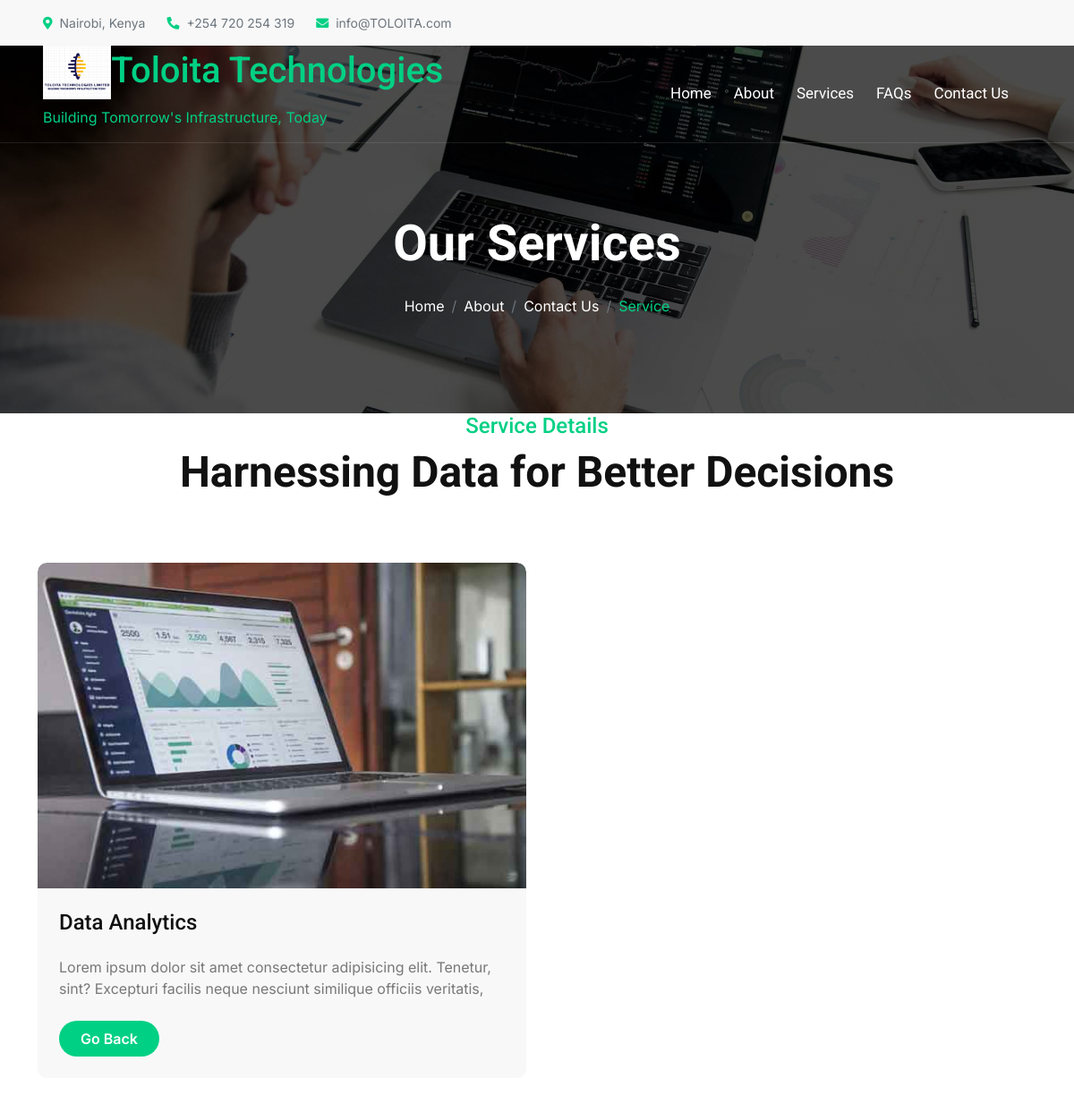
Before: /service_detail/1/ (upper part) with the older database file.
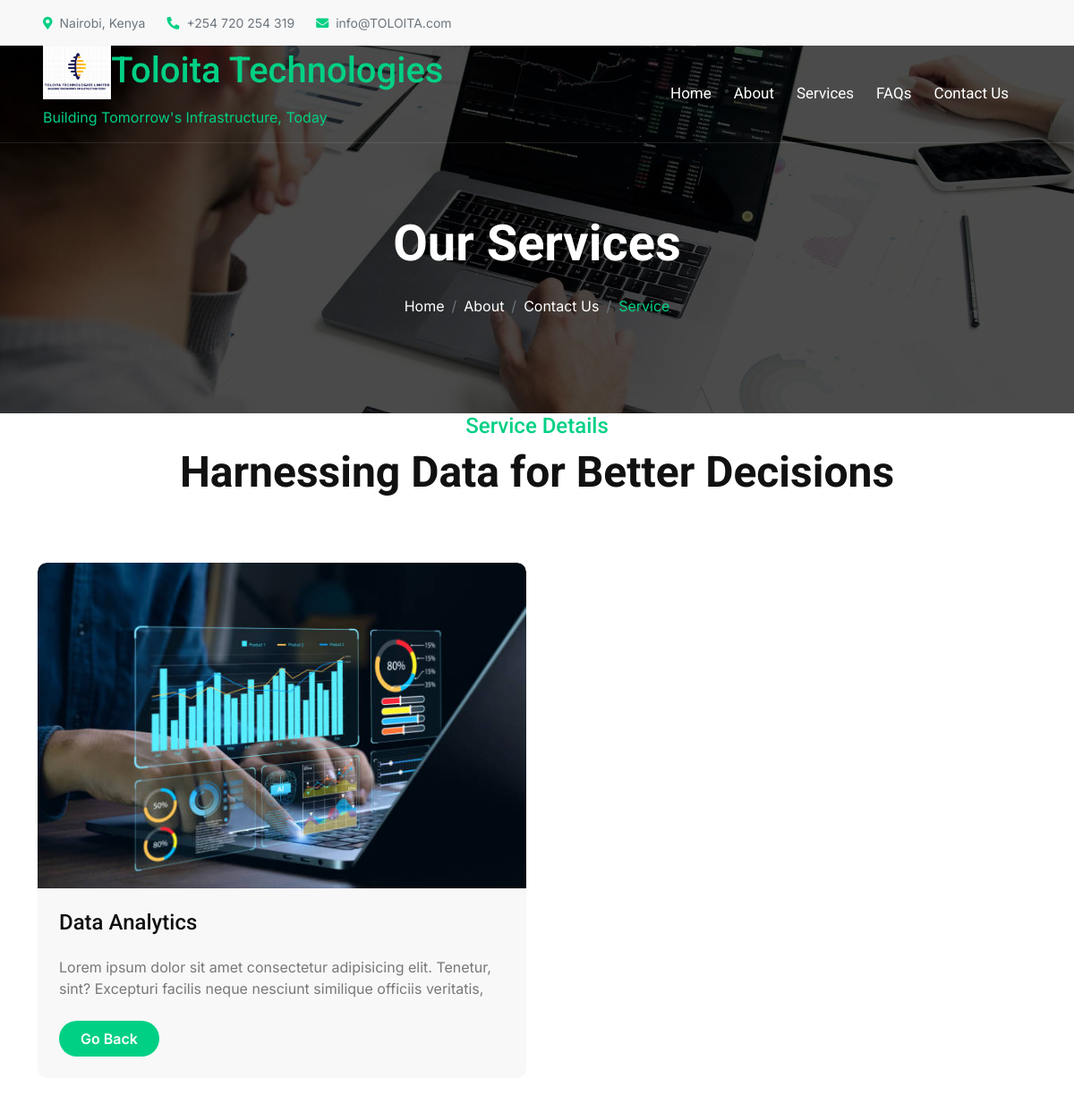
After: the same page with the newer database file.
### core/models.py (models this page shows, shortened)
class Service(models.Model):
    image = models.ImageField(upload_to="services/", null=True, blank=True)
    title = models.CharField(max_length=120)
    description = models.TextField()

### core/views.py (the view)
# urls.py: path('service_detail/<int:id>/', views.service_detail, name='service_detail'),
def service_detail(request, id):
    service = Service.objects.get(id=id)
    context = {
        'service': service,
    }
    return render(request, 'service_detail.html', context)

### core/templates/service_detail.html (shortened to what this page needs)
{% extends 'base.html' %}
{% load static %}
{% block content %}
            <div class="container-fluid bg-breadcrumb">
                <div class="container text-center py-5" style="max-width: 900px;">
                    <h4 class="text-white display-4 mb-4 wow fadeInDown" data-wow-delay="0.1s">Our Services</h4>
                    <ol class="breadcrumb d-flex justify-content-center mb-0 wow fadeInDown" data-wow-delay="0.3s">
                        <li class="breadcrumb-item"><a href="{% url 'index' %}">Home</a></li>
                        <li class="breadcrumb-item"><a href="{% url 'about' %}">About</a></li>
                        <li class="breadcrumb-item"><a href="{% url 'contact' %}">Contact Us</a></li>
                        <li class="breadcrumb-item active text-primary">Service</li>
                    </ol>
                </div>
            </div>
        <div class="container-fluid service pb-5">
            <div class="container pb-5">
                <div class="text-center mx-auto pb-5 wow fadeInUp" data-wow-delay="0.2s" style="max-width: 800px;">
                    <h4 class="text-primary">Service Details</h4>
                    <h1 class="display-5 mb-4">Harnessing Data for Better Decisions</h1>
                </div>
                <div class="row g-4">
                    <div class="col-md-6 col-lg-6 wow fadeInUp" data-wow-delay="0.2s">
                        <div class="service-item">
                            <div class="service-img">
                                <img src="{{ service.image.url }}" class="img-fluid rounded-top w-100" alt="Image">
                            </div>
                            <div class="rounded-bottom p-4">
                                <a href="#" class="h4 d-inline-block mb-4"> {{ service.title }}</a>
                                <p class="mb-4">{{ service.description }}</p>
                                <a class="btn btn-primary rounded-pill py-2 px-4" href="{% url 'service' %}">Go Back</a>
                            </div>
                        </div>
                    </div>
                </div>
            </div>
        </div>
{% endblock %}

Changed rows visible on the page:
changed Service "Data Analytics": image: a different picture
